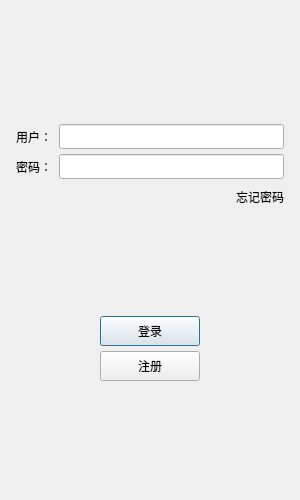
<?xml version="1.0" encoding="UTF-8"?>
<ui version="4.0">
 <class>LoginDialog</class>
 <widget class="QDialog" name="LoginDialog">
  <property name="geometry">
   <rect>
    <x>0</x>
    <y>0</y>
    <width>300</width>
    <height>500</height>
   </rect>
  </property>
  <property name="minimumSize">
   <size>
    <width>300</width>
    <height>500</height>
   </size>
  </property>
  <property name="maximumSize">
   <size>
    <width>300</width>
    <height>500</height>
   </size>
  </property>
  <property name="windowTitle">
   <string>Dialog</string>
  </property>
  <layout class="QGridLayout" name="gridLayout">
   <item row="0" column="0">
    <layout class="QVBoxLayout" name="verticalLayout">
     <property name="spacing">
      <number>5</number>
     </property>
     <property name="leftMargin">
      <number>5</number>
     </property>
     <property name="topMargin">
      <number>5</number>
     </property>
     <property name="rightMargin">
      <number>5</number>
     </property>
     <property name="bottomMargin">
      <number>5</number>
     </property>
     <item>
      <widget class="QWidget" name="widget" native="true">
       <layout class="QGridLayout" name="gridLayout_2">
        <item row="0" column="0">
         <widget class="QLabel" name="label">
          <property name="text">
           <string/>
          </property>
          <property name="pixmap">
           <pixmap resource="Pictures.qrc">:/resources/images/login2.png</pixmap>
          </property>
          <property name="alignment">
           <set>Qt::AlignCenter</set>
          </property>
         </widget>
        </item>
        <item row="1" column="0">
         <spacer name="verticalSpacer">
          <property name="orientation">
           <enum>Qt::Vertical</enum>
          </property>
          <property name="sizeHint" stdset="0">
           <size>
            <width>20</width>
            <height>40</height>
           </size>
          </property>
         </spacer>
        </item>
       </layout>
      </widget>
     </item>
     <item>
      <layout class="QHBoxLayout" name="horizontalLayout">
       <property name="spacing">
        <number>7</number>
       </property>
       <item>
        <widget class="QLabel" name="user_label">
         <property name="minimumSize">
          <size>
           <width>0</width>
           <height>25</height>
          </size>
         </property>
         <property name="maximumSize">
          <size>
           <width>16777215</width>
           <height>25</height>
          </size>
         </property>
         <property name="text">
          <string>用户：</string>
         </property>
        </widget>
       </item>
       <item>
        <widget class="QLineEdit" name="user_edit">
         <property name="minimumSize">
          <size>
           <width>0</width>
           <height>25</height>
          </size>
         </property>
         <property name="maximumSize">
          <size>
           <width>16777215</width>
           <height>25</height>
          </size>
         </property>
        </widget>
       </item>
      </layout>
     </item>
     <item>
      <layout class="QHBoxLayout" name="horizontalLayout_4" stretch="0,0">
       <property name="spacing">
        <number>7</number>
       </property>
       <item>
        <widget class="QLabel" name="pass_label">
         <property name="text">
          <string>密码：</string>
         </property>
        </widget>
       </item>
       <item>
        <widget class="QLineEdit" name="pass_edit">
         <property name="minimumSize">
          <size>
           <width>0</width>
           <height>25</height>
          </size>
         </property>
         <property name="maximumSize">
          <size>
           <width>16777215</width>
           <height>25</height>
          </size>
         </property>
        </widget>
       </item>
      </layout>
     </item>
     <item>
      <layout class="QHBoxLayout" name="horizontalLayout_5">
       <item>
        <spacer name="horizontalSpacer">
         <property name="orientation">
          <enum>Qt::Horizontal</enum>
         </property>
         <property name="sizeHint" stdset="0">
          <size>
           <width>40</width>
           <height>20</height>
          </size>
         </property>
        </spacer>
       </item>
       <item>
        <widget class="QLabel" name="label_2">
         <property name="minimumSize">
          <size>
           <width>0</width>
           <height>25</height>
          </size>
         </property>
         <property name="maximumSize">
          <size>
           <width>16777215</width>
           <height>25</height>
          </size>
         </property>
         <property name="text">
          <string>忘记密码</string>
         </property>
        </widget>
       </item>
      </layout>
     </item>
     <item>
      <spacer name="verticalSpacer_2">
       <property name="orientation">
        <enum>Qt::Vertical</enum>
       </property>
       <property name="sizeHint" stdset="0">
        <size>
         <width>20</width>
         <height>40</height>
        </size>
       </property>
      </spacer>
     </item>
     <item>
      <layout class="QHBoxLayout" name="horizontalLayout_6">
       <item>
        <spacer name="horizontalSpacer_2">
         <property name="orientation">
          <enum>Qt::Horizontal</enum>
         </property>
         <property name="sizeHint" stdset="0">
          <size>
           <width>40</width>
           <height>20</height>
          </size>
         </property>
        </spacer>
       </item>
       <item>
        <widget class="QPushButton" name="login_button">
         <property name="minimumSize">
          <size>
           <width>100</width>
           <height>30</height>
          </size>
         </property>
         <property name="text">
          <string>登录</string>
         </property>
        </widget>
       </item>
       <item>
        <spacer name="horizontalSpacer_3">
         <property name="orientation">
          <enum>Qt::Horizontal</enum>
         </property>
         <property name="sizeHint" stdset="0">
          <size>
           <width>40</width>
           <height>20</height>
          </size>
         </property>
        </spacer>
       </item>
      </layout>
     </item>
     <item>
      <layout class="QHBoxLayout" name="horizontalLayout_9">
       <item>
        <spacer name="horizontalSpacer_4">
         <property name="orientation">
          <enum>Qt::Horizontal</enum>
         </property>
         <property name="sizeHint" stdset="0">
          <size>
           <width>40</width>
           <height>20</height>
          </size>
         </property>
        </spacer>
       </item>
       <item>
        <widget class="QPushButton" name="reg_button">
         <property name="minimumSize">
          <size>
           <width>100</width>
           <height>30</height>
          </size>
         </property>
         <property name="text">
          <string>注册</string>
         </property>
        </widget>
       </item>
       <item>
        <spacer name="horizontalSpacer_5">
         <property name="orientation">
          <enum>Qt::Horizontal</enum>
         </property>
         <property name="sizeHint" stdset="0">
          <size>
           <width>40</width>
           <height>20</height>
          </size>
         </property>
        </spacer>
       </item>
      </layout>
     </item>
     <item>
      <spacer name="verticalSpacer_3">
       <property name="orientation">
        <enum>Qt::Vertical</enum>
       </property>
       <property name="sizeHint" stdset="0">
        <size>
         <width>20</width>
         <height>40</height>
        </size>
       </property>
      </spacer>
     </item>
    </layout>
   </item>
  </layout>
 </widget>
 <resources>
  <include location="Pictures.qrc"/>
 </resources>
 <connections/>
</ui>
